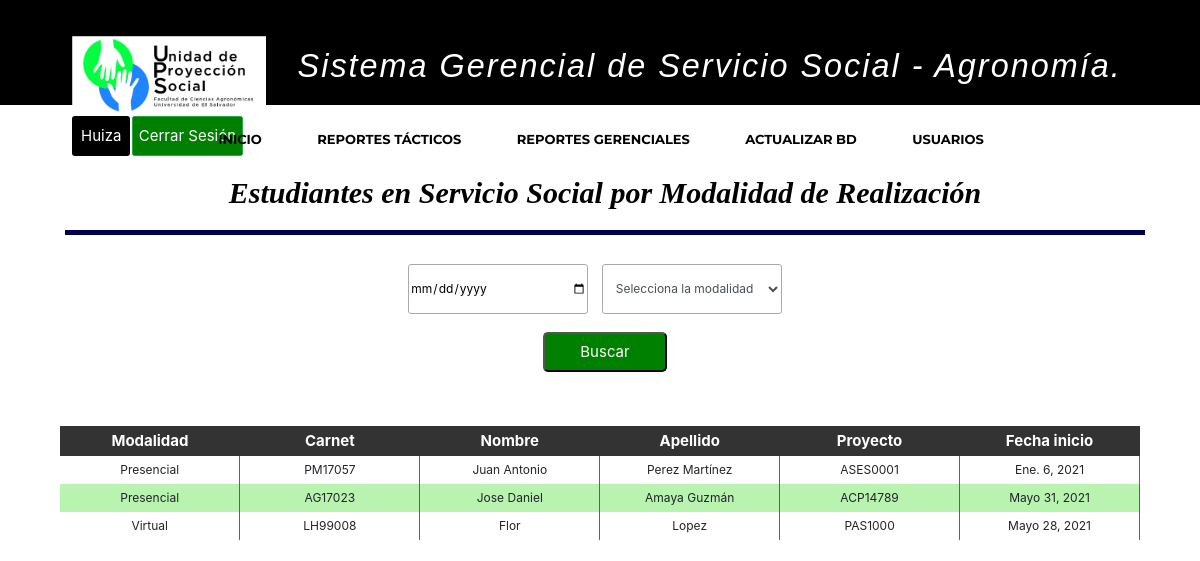
Screenshot of /sistemaGerencialAgro/listarServicios/ (signed in) with the database file from the repository.
### apps/usuario/models.py (models this page shows, shortened)
class Usuario(AbstractBaseUser):
    username = models.CharField('Nombre de usuario',unique = True, max_length=100)
    email = models.EmailField('Correo Electrónico', max_length=254,unique = True)
    nombres = models.CharField('Nombres', max_length=200, blank = True, null = True)
    apellidos = models.CharField('Apellidos', max_length=200,blank = True, null = True)
    imagen = models.ImageField('Imagen de Perfil', upload_to='perfil/', max_length=200,blank = True,null = True)
    is_active = models.BooleanField(default = True)
    usuario_administrador = models.BooleanField(default = False)
    rol=models.CharField(max_length=3,null=False, blank=False,choices=roles,default='EST')
    objects = UsuarioManager()
    USERNAME_FIELD = 'username'
    REQUIRED_FIELDS = ['email','nombres', 'apellidos']

### apps/proyecto/models.py (models this page shows, shortened)
class ServicioSocial(models.Model):
    carnet_estudiante = models.OneToOneField(Solicitud, primary_key=True, unique=True, on_delete=models.CASCADE)
    carnet_docente = models.ForeignKey(Docente, on_delete=models.CASCADE)
    codigo_proyecto = models.ForeignKey(Proyecto, on_delete=models.CASCADE)

class Solicitud(models.Model):
    carnet_estudiante = models.OneToOneField(EstudioUniversitario, unique=True, primary_key=True, on_delete = models.CASCADE)
    codigo_entidad = models.CharField(max_length=10, null=False)
    horas_semana = models.IntegerField(null=False)
    dias_semana = models.IntegerField(null=False)
    modalidad = models.CharField(max_length=30, null=False)
    fecha_inicio = models.DateField(null=False)
    fecha_fin = models.DateField(null=True)

class EstudioUniversitario(models.Model):
    carnet_estudiante = models.OneToOneField(Estudiante, primary_key=True, unique=True, on_delete = models.CASCADE)
    codigo_carrera = models.ForeignKey(Carrera, on_delete = models.CASCADE)
    codigo_ciclo = models.IntegerField(null=False)
    porc_carrerar_aprob = models.IntegerField(null=False)
    unidades_valorativas = models.IntegerField(null=False)
    experiencia_areas_conoc = models.CharField(max_length=200, null=False)

class Estudiante(models.Model):
    carnet_estudiante = models.CharField(primary_key=True, max_length=7, null=False)
    nombre_estudiante = models.CharField(max_length=50, null=False)
    apellido_estudiante = models.CharField(max_length=50, null=False)
    sexo_estudiante = models.CharField(max_length=1, null=False)
    telefono_estudiante = models.IntegerField(null=False)
    correo_estudiante = models.CharField(max_length=100, null=False)
    direccion_estudiante = models.CharField(max_length=250, null=False)
    def __str__(self):
        return self.carnet_estudiante

class Proyecto(models.Model):
    codigo_proyecto = models.CharField(primary_key=True, max_length=10, null=False)
    descripcion_proyecto = models.CharField(max_length=200, null=False)

### apps/proyecto/views.py (the view)
# urls.py: path('sistemaGerencialAgro/listarServicios/', login_required(listarServicios), name="listar_servicios"),
def listarServicios(request):
    servicios = ServicioSocial.objects.all()
    return render(
        request,
        'proyecto/EstudiantesPorModalidad.html',
        {'servicios':servicios}
    )

### templates/proyecto/EstudiantesPorModalidad.html (shortened to what this page needs)
{% extends 'base/base.html' %}
{% load static %}
{% block content %}
{% if user.is_authenticated %}
    {% if request.user.rol == 'ADM' or request.user.rol == 'GER' %}
  <header>
    <div class="container">
        <h2 align="center" class="form-titulo" style ="margin-left: 5px;">Estudiantes en Servicio Social por Modalidad de Realizaci&oacute;n</h2>
    </div>
  </header>
<div class="container">
    <div align="center" class="busqueda">
        <form method="POST" action="{% url 'sistemaGerencialAgro:buscar_modalidad' %}">
            <input type="date" name="fecha"  id = "fecha" class = "input-style" placeholder="Porfavor Seleccione la Fecha." maxlength="7">
            <select name="modalidad" class="form-control col-4 col-sm-2 input-style" title="Selecciona la modalidad.Por Favor" required="">
                <option selected value=""> Selecciona la modalidad </option>
            </select>
            <input class="btn-buscar btn-busqueda" type = "submit" value = "Buscar" id = "modalidadBuscar"></br></br>
        </form>
    </div>
    <div>
        <table>
            <thead>
               <tr>
                    <th>Modalidad</th>
                    <th>Carnet</th>
                    <th>Nombre</th>
                    <th>Apellido</th>
                    <th>Proyecto</th>
                    <th>Fecha inicio</th>
                </tr>
            </thead>
            {% if modalidad_filtro %}
                {% for mod in modalidad_filtro %}
                        {% if fecha <= mod.carnet_estudiante.fecha_inicio|date:"Y-m-d"  %}
                            <tr class="etiqueta-tr">
                                <td class="th-borde width-th-xx" style = "text-align:center;">{{ mod.carnet_estudiante.modalidad}}</td>
                                <td class="th-borde width-th-xx" style = "text-align:center;">{{ mod.carnet_estudiante.carnet_estudiante.carnet_estudiante}}</td>
                                <td class="th-borde width-th-xx" style = "text-align:center;">{{ mod.carnet_estudiante.carnet_estudiante.carnet_estudiante.nombre_estudiante}}</td>
                                <td class="th-borde width-th-xx" style = "text-align:center;">{{ mod.carnet_estudiante.carnet_estudiante.carnet_estudiante.apellido_estudiante }}</td>
                                <td class="th-borde width-th-xx" style = "text-align:center;">{{ mod.codigo_proyecto.codigo_proyecto }}</td>
                                <td class="th-borde width-th-xx" style = "text-align:center;">{{ mod.carnet_estudiante.fecha_inicio }}</td>
                            </tr>
                        {% endif %}
                {% endfor %}
            {% elif servicios %}
                {% for servicio in servicios %}
                    <tr class="etiqueta-tr">
                        <td class="th-borde width-th-xx" style = "text-align:center;">{{ servicio.carnet_estudiante.modalidad}}</td>
                        <td class="th-borde width-th-xx" style = "text-align:center;">{{ servicio.carnet_estudiante.carnet_estudiante.carnet_estudiante}}</td>
                        <td class="th-borde width-th-xx" style = "text-align:center;">{{ servicio.carnet_estudiante.carnet_estudiante.carnet_estudiante.nombre_estudiante}}</td>
                        <td class="th-borde width-th-xx" style = "text-align:center;">{{ servicio.carnet_estudiante.carnet_estudiante.carnet_estudiante.apellido_estudiante }}</td>
                        <td class="th-borde width-th-xx" style = "text-align:center;">{{ servicio.codigo_proyecto.codigo_proyecto }}</td>
                        <td class="th-borde width-th-xx" style = "text-align:center;">{{ servicio.carnet_estudiante.fecha_inicio }}</td>
                    </tr>
                {% endfor %}
            {% endif %}
        </table>
    </div>
</div>
    {% endif %}
{% endif %}
{% endblock %}

### templates/base/base.html (shortened to what this page needs)
{% load static %}
<!DOCTYPE html>
<html>
<head>
 {% block head %}
	{% block static %}
	<link rel = "stylesheet" href = "{% static 'lib/bootstrap/css/bootstrap.min.css' %}">
	<link rel = "stylesheet" href = "{% static 'lib/animate/animate.min.css' %}">
	<link rel = "stylesheet" href = "{% static 'lib/ionicons/css/ionicons.min.css' %}">
	<link rel = "stylesheet" href = "{% static 'css/style.css' %}">
	<link rel = "stylesheet" href = "{% static 'css/bootstrap.min.css' %}">
	<link rel = "stylesheet" href = "{% static 'css/archivo.css' %}">
	<link rel = "stylesheet" href = "{% static 'css/estilos_sec_not.css' %}">
	<link rel = "stylesheet" type = "text/css" href = "{% static 'css/jquery-ui.css' %}"/>
	<link rel = "stylesheet" type = "text/css" href = "{% static 'css/jquery.dataTables.min.css' %}"/>
	{% endblock %}
{% endblock %}
</head>
{% if user.is_authenticated %}
<body>
  <header id="header">
    <div class="container-fluid navbar navbar-light" style="height:90px;">
      <div id="logo" class="pull-left">
        <a  href=" {% url 'sistemaGerencialAgro:index' %}"><img src="{% static 'img/logoUPSAgro.png' %} " class ="imglogo"></a>
        <h1>Sistema Gerencial de Servicio Social - Agronom&iacute;a.</h1>
      </div>
      <div id="logo" class="pull-rigth">
				<a href="{% url 'password_change' %}" style="text-decoration:none"><input type="button" href="{% url 'password_change' %}" class="btn-success btn" name="submit" value="{{ user.username }}" style="background:black; border:none"></a>
        <a href="{% url 'usuario:logout' %}" style="text-decoration:none"><input type="button" class="btn btn-success btn-sm" name="submit" value="Cerrar Sesi&oacute;n" style="background:green;"></a>
			</div>
    </div>
    <div class="bot">
      <ul class="nav-menu">
        <li class="list-group-item" onclick="window.location.href='{% url 'sistemaGerencialAgro:index' %}'"><a style="text-decoration:none" href="{% url 'sistemaGerencialAgro:index' %}">Inicio</a></li>
        <li class="list-group-item menu-has-children"><a style="text-decoration:none" href="#intro">Reportes T&aacute;cticos</a>
        </li>
        {% if request.user.rol == 'ADM' or request.user.rol == 'GER' %}
        <li class="list-group-item menu-has-children"><a style="text-decoration:none" href="#intro">Reportes Gerenciales</a>
        </li>
        {% endif %}
        {% if request.user.rol == 'ADM'%}
        <li class="list-group-item" onclick="window.location.href='{% url 'sistemaGerencialAgro:procedimientoETL' %}'"><a style="text-decoration:none" href="{% url 'sistemaGerencialAgro:procedimientoETL' %}">Actualizar BD</a></li>
        <li class="list-group-item" onclick="window.location.href='{% url 'usuario:inicio_usuarios' %}'"><a style="text-decoration:none" href="{% url 'usuario:inicio_usuarios' %}">Usuarios</a></li>
        {% endif %}
      </ul>
    </div>
  </header>
  <section>
    <div class="container">
  		{% block content %}{%endblock%}
    </div>
  </section>
</body>
{% endif %}
</html>

### static/css/style.css (style rules this page uses)
body { background: #fff; color: #666666; font-family: "Open Sans", sans-serif; }
a { color: #18d26e; transition: 0.5s; }
h1, h2, h3, h4, h5, h6 { font-family: "Montserrat", sans-serif; font-weight: 400; margin: 0 0 20px 0; padding: 0; }
#header { padding: 30px 0; height: 105px; position: fixed; left: 0; top: 0; right: 0; transition: all 0.5s; z-index: 57; background-color: black; display: block; }
#header #logo { float: left; }
#header #logo h1 { font-size: 2.7vw; margin: 30px; padding: 0; line-height: 1; font-family: "Perpetua", Helvetica, Arial; font-style: italic; font-weight: 50; letter-spacing: 2px; }
#header #logo img { padding: 0; margin: 0; }
.nav-menu, .nav-menu * { margin: 0; padding: 0; list-style: none; text-align: center; display: block; }
.nav-menu li { position: relative; white-space: nowrap; }
.nav-menu > li { float: center; }
.nav-menu a { padding: 0 8px 10px 8px; text-decoration: none; display: inline-block; color: black; font-family: "Montserrat", sans-serif; font-weight: 700; font-size: 13px; text-transform: uppercase; outline: none; }
.nav-menu > li { margin-left: 10px; }
@media (min-width: 1024px) { #header #logo { padding-left: 60px; } }

### static/css/archivo.css (style rules this page uses)
html { font-size: 12px; }
h1 { text-align: center; font: oblique bold 100% cursive; font-weight: bold; font-size: 30px; color: white; margin-left: 10px; }
section, .container { display: block; width: 100%; margin-left: auto; margin-right: auto; }
section { font-size: inherit; }
.bot { background-color: white; text-align: center; }
.btn { display: inline; background-color: green; color: white; horiz-align: right; font-size: 13px; text-align: center; white-space: nowrap; }
.list-group-item { display: inline-block; margin-left: 8px; margin-right: 8px; padding: 10px; background-color: transparent; border: none; font-size: 12px; color: black; }
h2 { text-align: center; font: oblique bold 100% cursive; color: black; padding-right: 150px; }
.imglogo { display: inline-block; width: auto; height: 80px; background-repeat: no-repeat; background-size: contain; }
header { display: block; width: 100%; font-size: 5px; }
header h1 { display: inline; }
table { width: 100%; }
table tbody td { text-align: center; }
thead { background-color: #333333; }
input { width: 180px; height: 20px; }
input[type="button"], input[type="submit"] { font-size: 15px; width: auto; height: 40px; white-space: nowrap; }
select, option { width: 150px; font-size: 12px; }
th, tr th { color: white; text-align: center; font-size: 15px; height: 30px; }

### static/css/estilos_sec_not.css (style rules this page uses)
.container { display: block; text-align: center; margin-left: auto; margin-right: auto; }
.form-titulo { background: white; color: black; padding: 20px; text-align: center; font-weight: 100px; font-size: 30px; border-bottom: 5px solid #000050; margin-top: 30px; width: 100%; }
.input-style { margin-right:10px; height: 50px; border-radius: 3px; border: 1px solid darkgray; }
.btn-buscar { text-align: center; background: green; color: white; margin: auto; padding: 0px 35px; border-radius: 5px ; }
.btn-busqueda { margin-left: 10px; }
.width-th-xx { width: 10%; padding: 5px; }
.th-borde { border-right:0.5px solid #646060; }
tr:nth-child(even) { background-color: #b8f3af; }

### rows the page displays
Usuario: submit "Huiza"
ServicioSocial: carnet_estudiante.modalidad "Presencial", carnet_estudiante.carnet_estudiante.carnet_estudiante "PM17057", carnet_estudiante.carnet_estudiante.carnet_estudiante.nombre_estudiante "Juan Antonio", carnet_estudiante.carnet_estudiante.carnet_estudiante.apellido_estudiante "Perez Martínez", codigo_proyecto.codigo_proyecto "ASES0001", carnet_estudiante.fecha_inicio "Ene. 6, 2021"
ServicioSocial: carnet_estudiante.modalidad "Presencial", carnet_estudiante.carnet_estudiante.carnet_estudiante "AG17023", carnet_estudiante.carnet_estudiante.carnet_estudiante.nombre_estudiante "Jose Daniel", carnet_estudiante.carnet_estudiante.carnet_estudiante.apellido_estudiante "Amaya Guzmán", codigo_proyecto.codigo_proyecto "ACP14789", carnet_estudiante.fecha_inicio "Mayo 31, 2021"
ServicioSocial: carnet_estudiante.modalidad "Virtual", carnet_estudiante.carnet_estudiante.carnet_estudiante "LH99008", carnet_estudiante.carnet_estudiante.carnet_estudiante.nombre_estudiante "Flor", carnet_estudiante.carnet_estudiante.carnet_estudiante.apellido_estudiante "Lopez", codigo_proyecto.codigo_proyecto "PAS1000", carnet_estudiante.fecha_inicio "Mayo 28, 2021"
